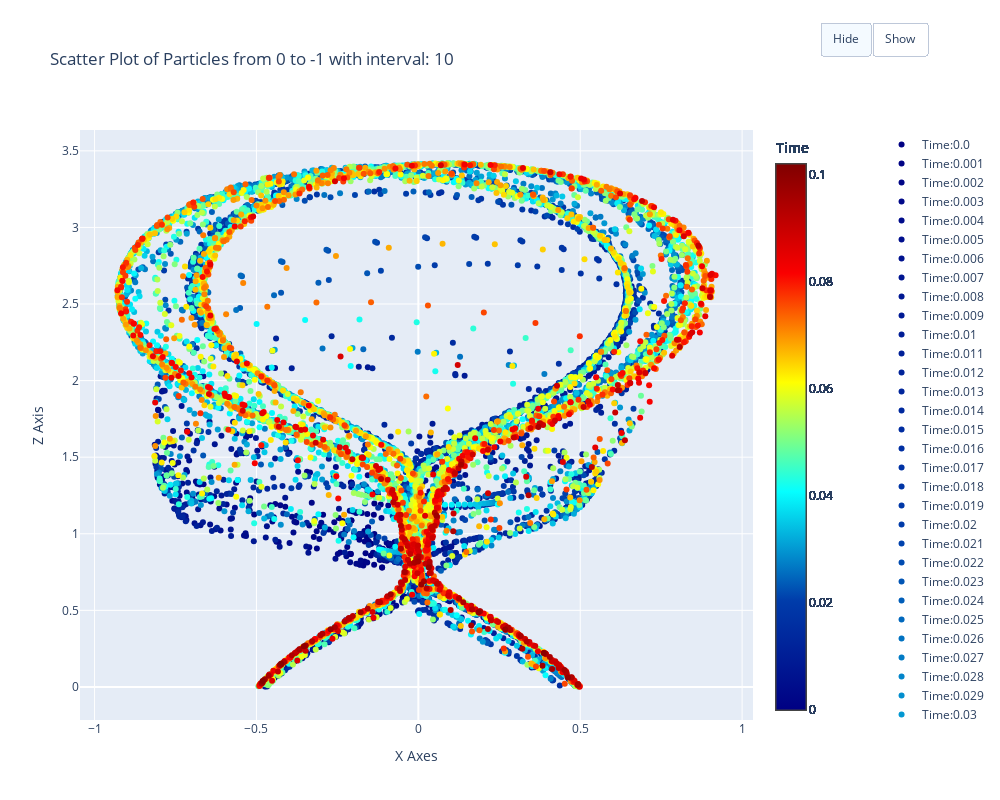

The notebook cell saved with this chart:
### Code cell
f1 = lambda df: df.get_indexed(desf.get_erange(1,100)['index'].compute())
ens.plot_yproj(interval=10, hdf=f1)
